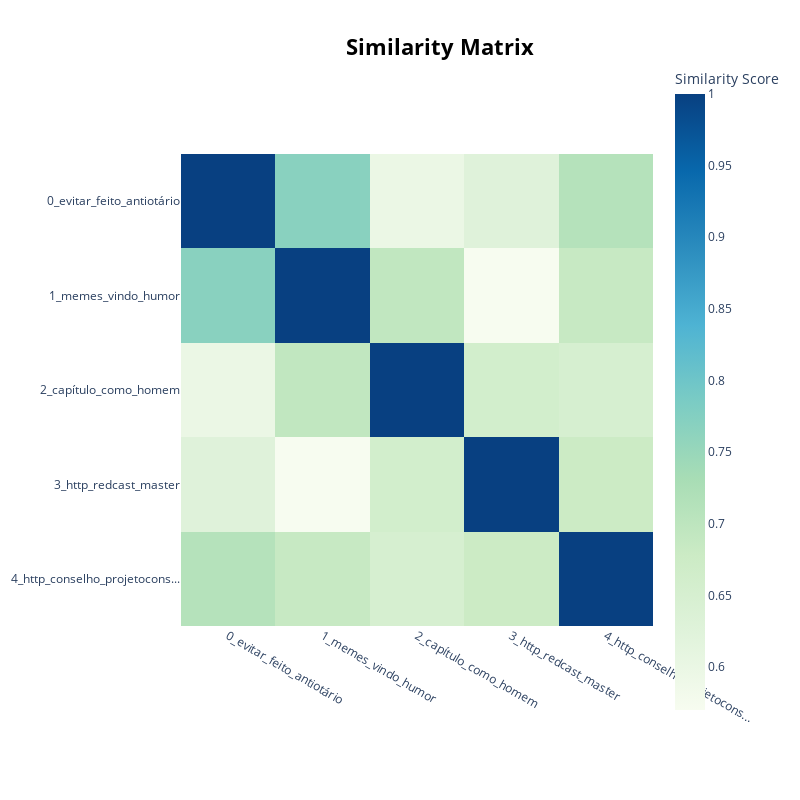

This figure's notebook cell:
### Code cell
heatmap = topic_model.visualize_heatmap()
heatmap

### Figure 1 — Plotly figure (JSON) as saved in the notebook; plotly's stock layout.template omitted (floating-point values rounded to 4 significant figures)
{"data": [{"coloraxis": "coloraxis", "hovertemplate": "x: %{x}<br>y: %{y}<br>Similarity Score: %{z}<extra></extra>", "name": "0", "type": "heatmap", "x": ["0_evitar_feito_antiotário", "1_memes_vindo_humor", "2_capítulo_como_homem", "3_http_redcast_master", "4_http_conselho_projetocons..."], "xaxis": "x", "y": ["0_evitar_feito_antiotário", "1_memes_vindo_humor", "2_capítulo_como_homem", "3_http_redcast_master", "4_http_conselho_projetocons..."], "yaxis": "y", "z": [[1.0, 0.7678, 0.5992, 0.6275, 0.712], [0.7678, 1.0, 0.6938, 0.5701, 0.6854], [0.5992, 0.6938, 1.0, 0.6604, 0.6511], [0.6275, 0.5701, 0.6604, 1.0, 0.6772], [0.712, 0.6854, 0.6511, 0.6772, 1.0]]}], "layout": {"coloraxis": {"colorbar": {"title": {"text": "Similarity Score"}}, "colorscale": [[0, "rgb(247,252,240)"], [0.125, "rgb(224,243,219)"], [0.25, "rgb(204,235,197)"], [0.375, "rgb(168,221,181)"], [0.5, "rgb(123,204,196)"], [0.625, "rgb(78,179,211)"], [0.75, "rgb(43,140,190)"], [0.875, "rgb(8,104,172)"], [1, "rgb(8,64,129)"]]}, "height": 800, "hoverlabel": {"bgcolor": "white", "font": {"family": "Rockwell", "size": 16}}, "legend": {"title": {"text": "Trend"}}, "margin": {"t": 60}, "showlegend": true, "title": {"font": {"color": "Black", "size": 22}, "text": "<b>Similarity Matrix</b>", "x": 0.55, "xanchor": "center", "y": 0.95, "yanchor": "top"}, "width": 800, "xaxis": {"anchor": "y", "constrain": "domain", "domain": [0, 1], "scaleanchor": "y"}, "yaxis": {"anchor": "x", "autorange": "reversed", "constrain": "domain", "domain": [0, 1]}}}
